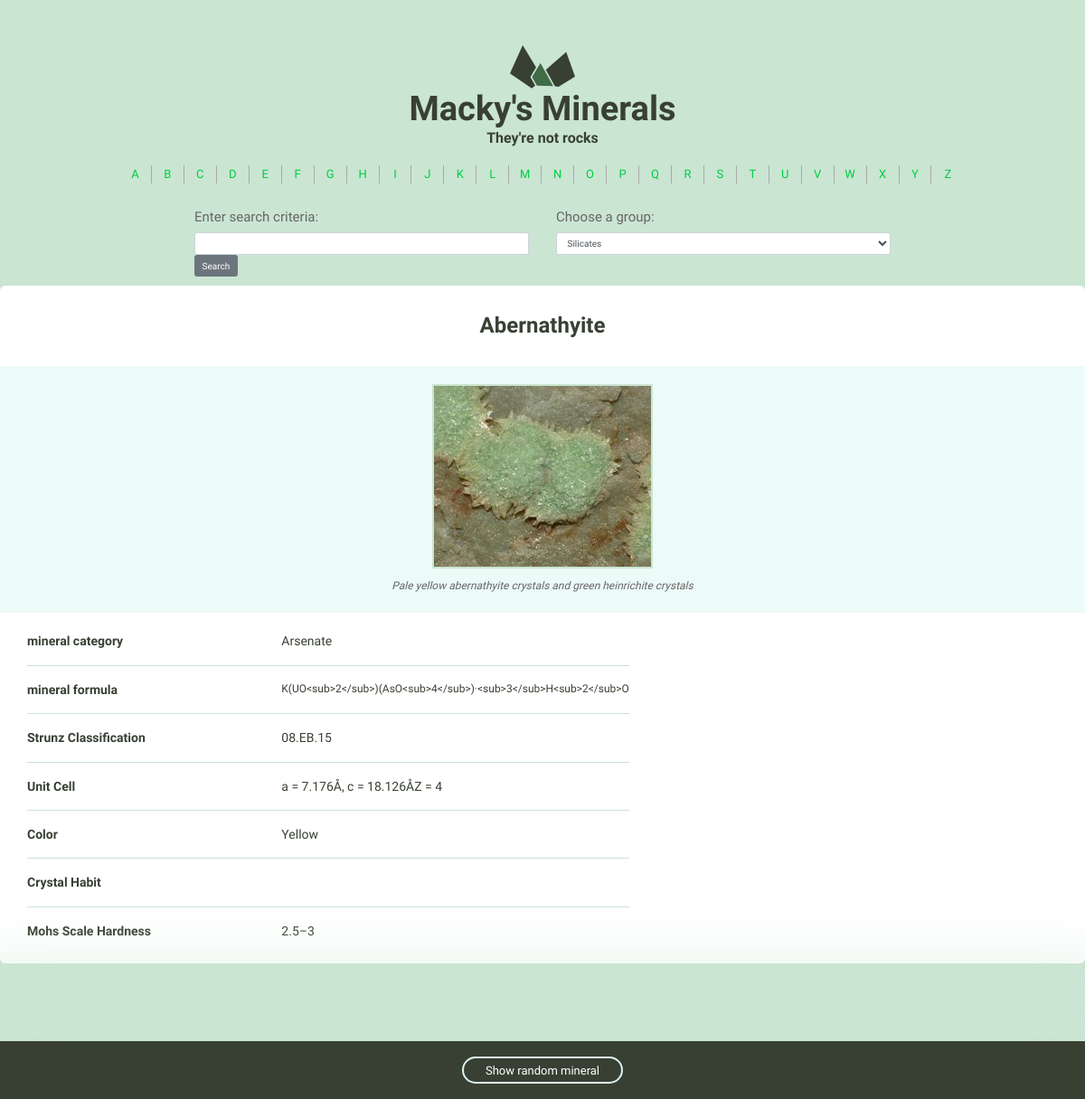
Page /minerals/2/ on the committed database.
### minerals/models.py (models this page shows, shortened)
class Mineral(models.Model):
    name = models.CharField(max_length=255)
    img_filename = models.CharField(max_length=255)
    img_caption = models.TextField(max_length=255)
    category = models.CharField(max_length=255)
    formula = models.CharField(max_length=255)
    strunz_classification = models.CharField(max_length=255)
    crystal_system = models.CharField(max_length=255)
    unit_cell = models.CharField(max_length=255)
    color = models.CharField(max_length=255)
    crystal_symmetry = models.CharField(max_length=255)
    cleavage = models.CharField(max_length=255)
    mohs_hardness = models.CharField(max_length=255)
    luster = models.CharField(max_length=255)
    streak = models.CharField(max_length=255)
    diaphaneity = models.CharField(max_length=255)
    optical_properties = models.CharField(max_length=255)
    refractive_index = models.CharField(max_length=255, blank=True, default='')
    crystal_habit = models.CharField(max_length=255, blank=True, default='')
    specific_gravity = models.CharField(max_length=255, blank=True, default='')
    group = models.CharField(max_length=255, blank=True, default='')
    class Meta:
        ordering = ['name']

### minerals/views.py (the view)
# urls.py: url(r'(?P<pk>\d+)/$', views.mineral_detail, name='detail'),
def mineral_detail(request, pk):
    minerals = Mineral.objects.all()
    random_mineral = random.choice(minerals)
    mineral = get_object_or_404(Mineral, pk=pk)
    return render(request, 'minerals/detail.html',
                  {'mineral' : mineral, 'random_mineral' : random_mineral})

### minerals/templatetags/minerals_tags.py (called while the page is built)
@register.simple_tag
def search_form():
    form = SearchForm()
    return form

@register.simple_tag
def filter_form():
    form = FilterForm()
    return form

@register.simple_tag()
def alphabet_list():
    return [chr(i).upper() for i in range(ord('a'), ord('z') + 1)]

### minerals/templates/minerals/detail.html
{% extends 'layout.html' %}
{% load static from staticfiles %}
{% block content %}
      <div class="grid-100 mineral__container">
        <h1 class="mineral__name">{{ mineral.name }}</h1>
        <div class="mineral__image-bg">
          <img class="mineral__image" src="{% static 'images' %}/{{ mineral.name }}.jpg">
          <p class="mineral__caption">{{ mineral.img_caption}}</p>
        </div>
        <div class="mineral__table-container">
          <table class="mineral__table">
            <tr>
              <td class="mineral__category">mineral category</td>
              <td>{{ mineral.category|title }}</td>
            </tr>
            <tr>
              <td class="mineral__category">mineral formula</td>
              <td class="mineral__formula">{{ mineral.formula }}</td>
            </tr>
            <tr>
              <td class="mineral__category">Strunz Classification</td>
              <td>{{ mineral.strunz_classification }}</td>
            </tr>
            <tr>
              <td class="mineral__category">Unit Cell</td>
              <td>{{ mineral.unit_cell }}</td>
            </tr>
            <tr>
              <td class="mineral__category">Color</td>
              <td>{{ mineral.color }}</td>
            </tr>
            <tr>
              <td class="mineral__category">Crystal Habit</td>
              <td>{{ mineral.crystal_habit }}</td>
            </tr>
            <tr>
              <td class="mineral__category">Mohs Scale Hardness</td>
              <td>{{ mineral.mohs_hardness }}</td>
            </tr>
          </table>
        </div>
      </div>
    </div>
    <div class="minerals__random">
      <a class="minerals__anchor" href="{% url 'minerals:detail' pk=random_mineral.pk %}">Show random mineral</a>
    </div>
{% endblock %}

### assets/css/global.css (style rules this page uses)
table { border-collapse: collapse; border-spacing: 0; }
td, th { padding: 0; }
html { font-size: 62.5%; }
body { background-color: #CAE5D2; font-size: 1.5em; line-height: 1.6; font-weight: 400; font-family: "Cousine"; color: #666; }
.grid, .grid-5, .grid-10, .grid-15, .grid-20, .grid-25, .grid-30, .grid-33, .grid-35, .grid-40, .grid-45, .grid-50, .grid-55, .grid-60, .grid-65, .grid-66, .grid-70, .grid-75, .grid-80, .grid-90, .grid-95, .grid-100 { float: left; box-sizing: border-box; position: relative; }
.grid-100 { width: 100%; padding: 0 15px; }
h1, h2, h3, h4, h5, h6 { margin-top: 0; margin-bottom: 2rem; font-weight: bold; font-family: "Work Sans", sans-serif; color: #384033; }
h1 { font-size: 3.8rem; }
@media (min-width: 550px) { h1 { font-size: 3.8rem; } }
p { margin-top: 0; font-size: 1.6rem; }
a { color: #689b98; text-decoration: none; -webkit-transition: color 0.2s; -moz-transition: color 0.2s; -ms-transition: color 0.2s; -o-transition: color 0.2s; transition: color 0.2s; }
th, td { padding: 15px; text-align: left; border-bottom: 1px solid #e1e1e1; }
th:first-child, td:first-child { padding-left: 0; }
th:last-child, td:last-child { padding-right: 0; }
table, p, ul { margin-bottom: 2.5rem; }
.minerals__anchor { border: solid 2px #DCF5F2; border-radius: 100px; color: #384033; display: block; font-size: 13px; text-align: center; padding: 8px 0 7px 0; width: 100%; transition: background-color 200ms ease-in-out, font-weight 200ms ease-in-out, color 200ms ease-in-out; }
.minerals__random { background-color: #384033; box-shadow: 0 0 100px 50px #CAE5D2; color: #fff; padding: 20px 0 20px 0; position: fixed; bottom: 0; text-align: center; width: 100%; }
.minerals__random .minerals__anchor { display: inline; color: #fff; padding: 6px 24px 5px 24px; }
.mineral__container { background-color: #fff; border-radius: 6px; list-style: none; padding: 0; text-align: center; }
.mineral__name { display: block; width: 100%; margin: 0; font-size: 24px; padding: 30px 0 30px 0; }
.mineral__image { display: block; margin: 0 auto; border: solid 2px #CAE5D2; }
.mineral__image-bg { background-color: #ecfaf8; padding: 20px 0; }
.mineral__caption { font-size: 12px; font-style: italic; padding: 10px 0 0 0; margin: 0; }
.mineral__table { font-size: 14px; color: #384033; }
.mineral__table td { border-color: #CAE5D2; }
.mineral__table tr:last-of-type td { border-bottom: none; padding-bottom: 0; }
.mineral__table-container { padding: 5px 30px 0; }
.mineral__category { font-weight: bold; width: 40%; }
.mineral__formula { font-size: 12px; }

### rows in the picture
Mineral: name "Abernathyite", name (picture), img_caption "Pale yellow abernathyite crystals and green heinrichite crystals", category "Arsenate", formula "K(UO<sub>2</sub>)(AsO<sub>4</sub>)·<sub>3</sub>H<sub>2</sub>O", strunz_classification "08.EB.15", unit_cell "a = 7.176Å, c = 18.126ÅZ = 4", color "Yellow", mohs_hardness "2.5–3"

### other values in the picture
{{ letter }} "A" "B" "C" "D" "E" "F" "G" "H" "I" "J" "K" "L" "M" "N" "O" "P" "Q" "R" "S" "T" "U" "V" "W" "X" "Y" "Z"
